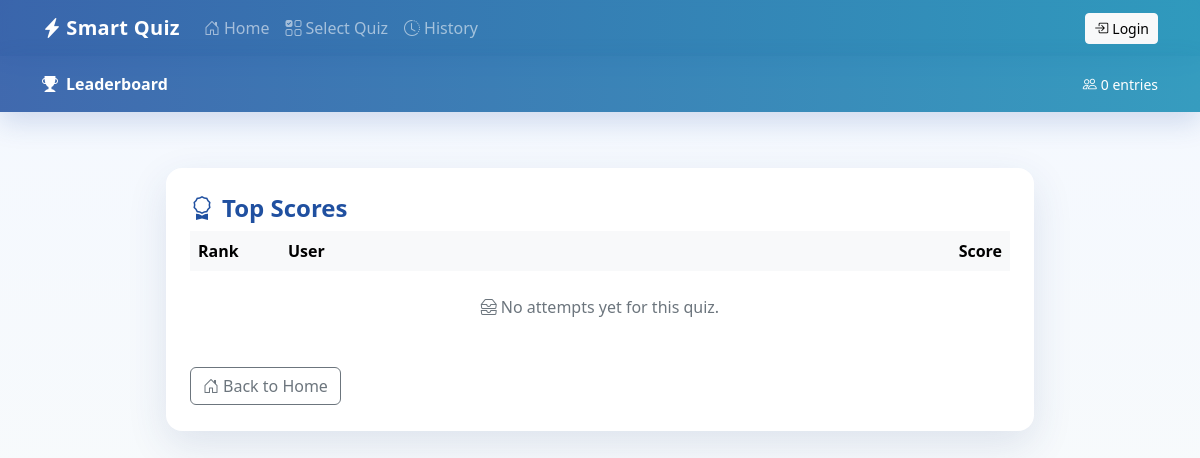
/quiz/leaderboard/2/, run on an earlier commit of the app's database.
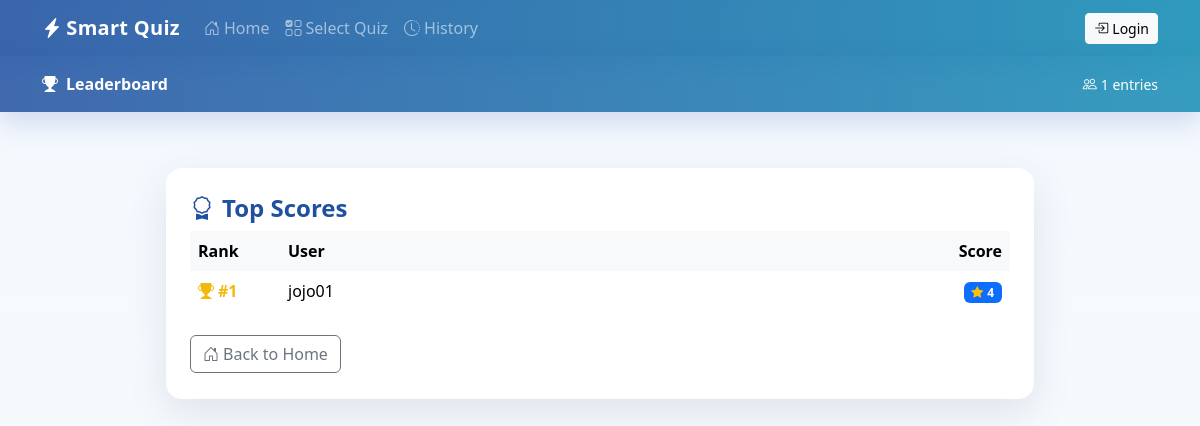
And on a later commit of the database.
### quiz/models.py (models this page shows, shortened)
class QuizAttempt(models.Model):
    user = models.ForeignKey(User, on_delete=models.CASCADE, related_name="attempts")
    quiz = models.ForeignKey(Quiz, on_delete=models.CASCADE, related_name="attempts")
    score = models.IntegerField(default=0)
    date_completed = models.DateTimeField(auto_now_add=True)
    started_at = models.DateTimeField(null=True, blank=True)  # optional timer
    duration_seconds = models.IntegerField(default=600)       # default duration 10min

### quiz/views.py (the view)
# urls.py: path('leaderboard/<int:quiz_id>/', views.leaderboard, name='leaderboard'),
def leaderboard(request, quiz_id):
    top_attempts = QuizAttempt.objects.filter(quiz_id=quiz_id).order_by('-score')[:10]
    return render(request, 'quiz/leaderboard.html', {'top_attempts': top_attempts})

### quiz/templates/quiz/leaderboard.html (shortened to what this page needs)
<!DOCTYPE html>
<html>
<head>
  <link href="https://cdn.jsdelivr.net/npm/bootstrap@5.3.3/dist/css/bootstrap.min.css" rel="stylesheet">
  <link href="https://cdn.jsdelivr.net/npm/bootstrap-icons@1.11.3/font/bootstrap-icons.css" rel="stylesheet">
</head>
<body>
  {% include 'partials/navbar.html' %}
  {% include 'partials/messages.html' %}
  <div class="sq-hero py-3">
    <div class="container d-flex justify-content-between align-items-center">
      <div class="fw-semibold">
        <i class="bi bi-trophy-fill me-2"></i>Leaderboard
      </div>
      <div class="small">
        <i class="bi bi-people me-1"></i>{{ top_attempts|length }} entries
      </div>
    </div>
  </div>
  <div class="sq-section">
    <div class="sq-card">
      <div class="d-flex justify-content-between align-items-center mb-2">
        <h2 class="h4 m-0" style="color:var(--sq-primary); font-weight:800;"><i class="bi bi-award me-2"></i>Top Scores</h2>
      </div>
      <div class="table-responsive">
        <table class="table table-hover table-borderless align-middle">
          <thead class="table-light">
            <tr>
              <th style="width:90px;">Rank</th>
              <th>User</th>
              <th class="text-end" style="width:140px;">Score</th>
            </tr>
          </thead>
          <tbody>
            {% for attempt in top_attempts %}
              {% with forloop.counter as r %}
              <tr>
                <td class="fw-bold">
                  {% if r == 1 %}
                    <span class="rank-1"><i class="bi bi-trophy-fill me-1"></i>#1</span>
                  {% elif r == 2 %}
                    <span class="rank-2"><i class="bi bi-trophy me-1"></i>#2</span>
                  {% elif r == 3 %}
                    <span class="rank-3"><i class="bi bi-trophy me-1"></i>#3</span>
                  {% else %}
                    #{{ r }}
                  {% endif %}
                </td>
                <td>{{ attempt.user.username }}</td>
                <td class="text-end">
                  <span class="badge text-bg-primary"><i class="bi bi-star-fill text-warning me-1"></i>{{ attempt.score }}</span>
                </td>
              </tr>
              {% endwith %}
            {% empty %}
              <tr>
                <td colspan="3" class="text-secondary text-center py-4">
                  <i class="bi bi-inboxes me-1"></i>No attempts yet for this quiz.
                </td>
              </tr>
            {% endfor %}
          </tbody>
        </table>
      </div>
      <div class="mt-2 d-flex justify-content-between">
        <a class="btn btn-outline-secondary" href="/quiz/"><i class="bi bi-house-door me-1"></i>Back to Home</a>
      </div>
    </div>
  </div>
</body>
</html>

What changed in the data, as far as the page shows it:
added QuizAttempt: user.username "jojo01", score "4"
Also different on the page:
{{ top_attempts|length }}: "0" → "1"
text no longer shown: "No attempts yet for this quiz."
